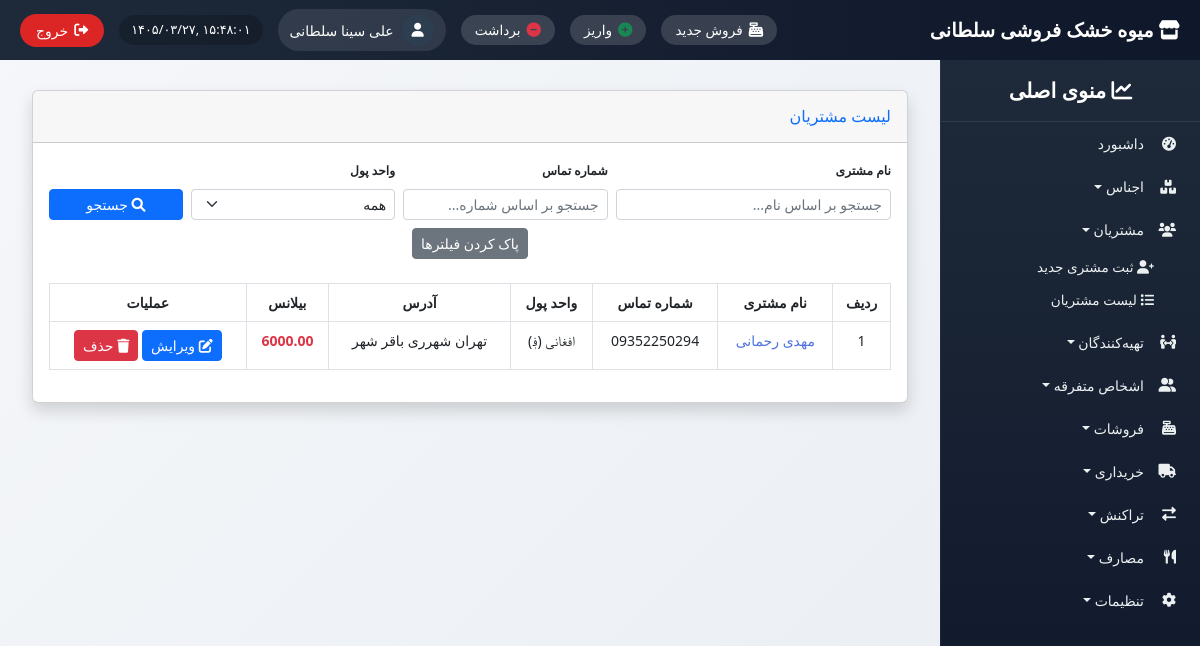
/customers/ (signed in), run on an earlier commit of the app's database.
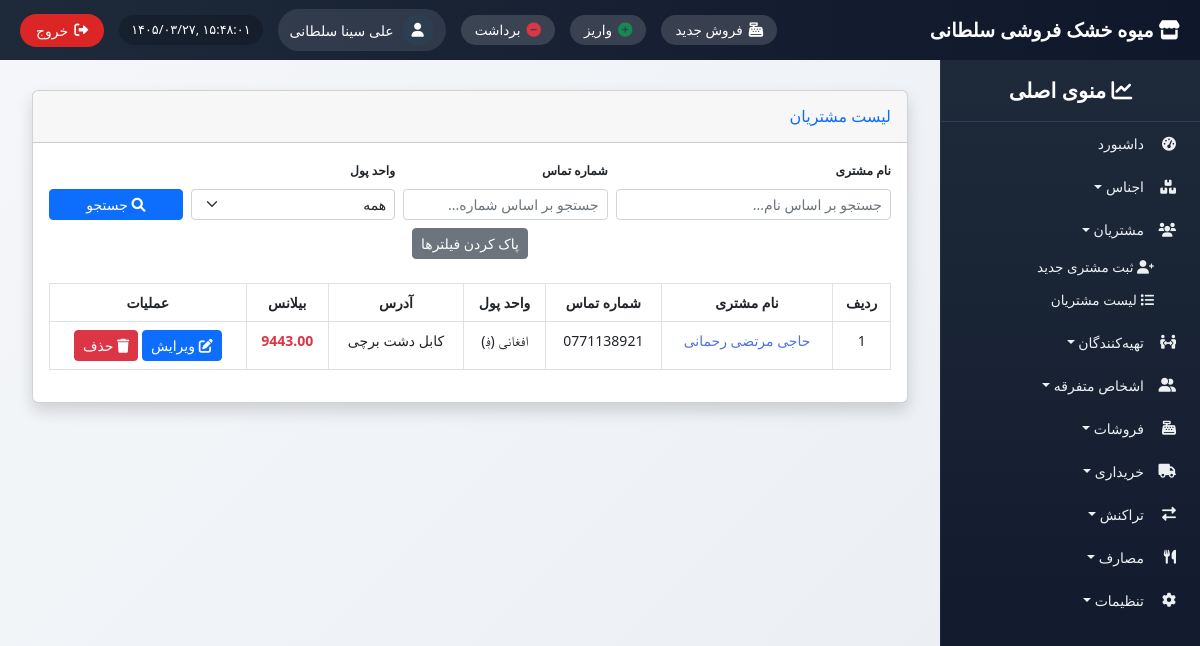
And on a later commit of the database.
### customers/models.py (models this page shows, shortened)
class Customer(models.Model):
    name = models.CharField(max_length=200, verbose_name="نام مشتری")
    phone = models.CharField(max_length=20, blank=True, verbose_name="شماره تماس")
    currency = models.ForeignKey(Currency, on_delete=models.PROTECT, verbose_name="واحد پول")
    address = models.TextField(blank=True, verbose_name="آدرس")
    created_at = models.DateTimeField(auto_now_add=True, verbose_name="تاریخ ثبت")
    class Meta:
        verbose_name = "مشتری"
        verbose_name_plural = "مشتریان"

### settings_app/models.py (models this page shows, shortened)
class Currency(models.Model):
    code = models.CharField(max_length=3, unique=True, verbose_name="کد")
    name = models.CharField(max_length=50, verbose_name="نام واحد پول")
    symbol = models.CharField(max_length=5, verbose_name="نماد")
    is_active = models.BooleanField(default=True, verbose_name="فعال")
    class Meta:
        verbose_name = "واحد پول"
        verbose_name_plural = "واحدهای پول"

### customers/views.py (the view)
# urls.py: path('', views.customer_list, name='customer_list'),
@login_required
def customer_list(request):
    name_query = request.GET.get('name', '').strip()
    phone_query = request.GET.get('phone', '').strip()
    currency_query = request.GET.get('currency', '')
    customers = Customer.objects.all().order_by('-created_at')
    if name_query:
        customers = customers.filter(name__icontains=name_query)
    if phone_query:
        customers = customers.filter(phone__icontains=phone_query)
    if currency_query:
        customers = customers.filter(currency__id=currency_query)
    for c in customers:
        c.balance = calculate_customer_balance(c)
    currencies = Currency.objects.filter(is_active=True)
    return render(request, 'customers/customer_list.html', {
        'customers': customers,
        'currencies': currencies,
    })

### customers/views.py (called while the page is built)
def calculate_customer_balance(customer):
    total_credit_sales = Sale.objects.filter(
        customer=customer,
        payment_method='CREDIT'
    ).aggregate(total=models.Sum('remaining_amount'))['total'] or Decimal('0')
    total_in = FinancialTransaction.objects.filter(
        person_type='CUSTOMER',
        customer=customer,
        transaction_type='IN'
    ).exclude(description__icontains='قرض').aggregate(
        total=models.Sum('amount')
    )['total'] or Decimal('0')
    total_out = FinancialTransaction.objects.filter(
        person_type='CUSTOMER',
        customer=customer,
        transaction_type='OUT'
    ).exclude(description__icontains='قرض').aggregate(
        total=models.Sum('amount')
    )['total'] or Decimal('0')
    debit = total_credit_sales + total_out
    credit = total_in
    balance = debit - credit
    return balance

### templates/customers/customer_list.html (shortened to what this page needs)
{% extends 'base_with_sidebar.html' %}
{% load i18n %}
{% block content %}
<div class="container-fluid">
    <div class="card shadow mb-4">
        <div class="card-header py-3">
            <h6 class="m-0 font-weight-bold text-primary">{% trans "لیست مشتریان" %}</h6>
        </div>
        <div class="card-body">
            <form method="get" class="mb-4">
                <div class="row g-2 align-items-end">
                    <div class="col-md-4">
                        <label class="form-label small fw-bold">{% trans "نام مشتری" %}</label>
                        <input type="text" name="name" class="form-control form-control-sm"
                               placeholder="جستجو بر اساس نام..." value="{{ request.GET.name|default:'' }}">
                    </div>
                    <div class="col-md-3">
                        <label class="form-label small fw-bold">{% trans "شماره تماس" %}</label>
                        <input type="text" name="phone" class="form-control form-control-sm"
                               placeholder="جستجو بر اساس شماره..." value="{{ request.GET.phone|default:'' }}">
                    </div>
                    <div class="col-md-3">
                        <label class="form-label small fw-bold">{% trans "واحد پول" %}</label>
                        <select name="currency" class="form-select form-select-sm">
                            <option value="">همه</option>
                        </select>
                    </div>
                    <div class="col-md-2">
                        <button type="submit" class="btn btn-primary btn-sm w-100">
                            <i class="fas fa-search"></i> {% trans "جستجو" %}
                        </button>
                    </div>
                </div>
                <div class="row mt-2">
                    <div class="col-12 text-center">
                        <a href="{% url 'customers:customer_list' %}" class="btn btn-secondary btn-sm">
                            {% trans "پاک کردن فیلترها" %}
                        </a>
                    </div>
                </div>
            </form>
            <div class="table-responsive">
                <table class="table table-bordered table-hover text-center">
                    <thead>
                        <tr>
                            <th>{% trans "ردیف" %}</th>
                            <th>{% trans "نام مشتری" %}</th>
                            <th>{% trans "شماره تماس" %}</th>
                            <th>{% trans "واحد پول" %}</th>
                            <th>{% trans "آدرس" %}</th>
                            <th>{% trans "بیلانس" %}</th>
                            <th>{% trans "عملیات" %}</th>
                        </tr>
                    </thead>
                    <tbody>
                        {% for customer in customers %}
                        <tr>
                            <td>{{ forloop.counter }}</td>
                            <td>
                                <a href="{% url 'customers:customer_transactions' customer.id %}"
                                   style="color: #4e73df; text-decoration: none; font-weight: 500;">
                                    {{ customer.name }}
                                </a>
                            </td>
                            <td>{{ customer.phone|default:"-" }}</td>
                            <td>{{ customer.currency.name }} ({{ customer.currency.symbol }})</td>
                            <td>{{ customer.address|default:"-" }}</td>
                            <td>
                                {% if customer.balance > 0 %}
                                    <span class="text-danger fw-bold">{{ customer.balance|floatformat:2 }}</span>
                                {% elif customer.balance < 0 %}
                                    <span class="text-success fw-bold">+{{ customer.balance|floatformat:2|cut:"-" }}</span>
                                {% else %}
                                    <span class="text-primary fw-bold">0</span>
                                {% endif %}
                            </td>
                            <td>
                                <a href="{% url 'customers:customer_edit' customer.id %}" class="btn btn-sm btn-primary">
                                    <i class="fas fa-edit"></i> {% trans "ویرایش" %}
                                </a>
                                <a href="#" class="btn btn-sm btn-danger" onclick="confirmDelete({{ customer.id }})">
                                    <i class="fas fa-trash"></i> {% trans "حذف" %}
                                </a>
                            </td>
                        </tr>
                        {% empty %}
                        <tr>
                            <td colspan="7" class="text-center">{% trans "هیچ مشتری با معیارهای جستجو یافت نشد." %}</td>
                        </tr>
                        {% endfor %}
                    </tbody>
                </table>
            </div>
        </div>
    </div>
</div>
{% endblock %}

### templates/base_with_sidebar.html (shortened to what this page needs)
<!DOCTYPE html>
{% load i18n static %}
{% get_current_language as LANGUAGE_CODE %}
<html lang="fa" dir="rtl">
<head>
    <link href="https://cdn.jsdelivr.net/npm/bootstrap@5.2.3/dist/css/bootstrap.rtl.min.css" rel="stylesheet">
    <link rel="stylesheet" href="https://cdnjs.cloudflare.com/ajax/libs/font-awesome/6.0.0/css/all.min.css">
    <link href="https://cdn.jsdelivr.net/gh/rastikerdar/vazir-font@v30.1.0/dist/font-face.css" rel="stylesheet">
</head>
<body>
    <div class="top-navbar">
        <div class="store-name"><i class="fas fa-store"></i> میوه خشک فروشی سلطانی</div>
        <div class="top-nav-left">
            <a href="{% url 'sales:new_sale' %}" class="shortcut-btn" title="فروش جدید"><i class="fas fa-cash-register"></i><span> فروش جدید</span></a>
            <a href="{% url 'transactions:transaction_create_in' %}" class="shortcut-btn" title="واریز"><i class="fas fa-plus-circle text-success"></i><span> واریز</span></a>
            <a href="{% url 'transactions:transaction_create_out' %}" class="shortcut-btn" title="برداشت"><i class="fas fa-minus-circle text-danger"></i><span> برداشت</span></a>
            <div class="admin-info">
                <div class="admin-avatar"><i class="fas fa-user"></i></div>
                <span class="admin-name">{{ user.get_full_name|default:user.username }}</span>
            </div>
            <div class="datetime" id="current-datetime"></div>
            <button type="button" class="logout-btn" id="logoutTrigger"><i class="fas fa-sign-out-alt"></i> <span>خروج</span></button>
        </div>
    </div>
    <div class="sidebar" id="sidebar">
        <div class="sidebar-header"><i class="fas fa-chart-line"></i> منوی اصلی</div>
        <ul class="nav flex-column">
            <li class="nav-item"><a class="nav-link" href="{% url 'dashboard' %}"><i class="fas fa-tachometer-alt"></i> داشبورد</a></li>
            <li class="nav-item dropdown-toggle" data-menu="products"><i class="fas fa-boxes"></i> اجناس</li>
            <li class="nav-item dropdown-toggle" data-menu="customers"><i class="fas fa-users"></i> مشتریان</li>
            <ul class="submenu" id="customersSubmenu">
                <li><a href="{% url 'customers:customer_create' %}"><i class="fas fa-user-plus"></i> ثبت مشتری جدید</a></li>
                <li><a href="{% url 'customers:customer_list' %}"><i class="fas fa-list"></i> لیست مشتریان</a></li>
            </ul>
            <li class="nav-item dropdown-toggle" data-menu="suppliers"><i class="fas fa-people-arrows"></i> تهیه‌کنندگان</li>
            <li class="nav-item dropdown-toggle" data-menu="misc"><i class="fas fa-user-friends"></i> اشخاص متفرقه</li>
            <li class="nav-item dropdown-toggle" data-menu="sales"><i class="fas fa-cash-register"></i> فروشات</li>
            <li class="nav-item dropdown-toggle" data-menu="purchases"><i class="fas fa-truck"></i> خریداری</li>
            <li class="nav-item dropdown-toggle" data-menu="transactions"><i class="fas fa-exchange-alt"></i> تراکنش</li>
            <li class="nav-item dropdown-toggle" data-menu="expenses"><i class="fas fa-utensils"></i> مصارف</li>
            <li class="nav-item dropdown-toggle" data-menu="settings"><i class="fas fa-cog"></i> تنظیمات</li>
        </ul>
    </div>
    <div class="content">
        {% block content %}{% endblock %}
    </div>
</body>
</html>

### templates/base_with_sidebar.html (style rules this page uses)
* { font-family: 'Vazir', 'Tahoma', 'Segoe UI', sans-serif; }
body { background: linear-gradient(135deg, #f5f7fa 0%, #e9edf2 100%); font-size: 14px; padding-top: 70px; margin: 0; height: 100vh; overflow: hidden; }
.top-navbar { position: fixed; top: 0; right: 0; left: 0; height: 60px; background: linear-gradient(90deg, #1e2a3a 0%, #0f172a 100%); z-index: 1050; display: flex; align-items: center; justify-content: space-between; padding: 0 20px; color: white; }
.store-name { font-size: 1.2rem; font-weight: 700; }
.top-nav-left { display: flex; align-items: center; gap: 15px; }
.admin-info { display: flex; align-items: center; gap: 8px; background: rgba(255,255,255,0.1); padding: 5px 12px; border-radius: 40px; }
.admin-avatar { width: 32px; height: 32px; background: #2c3e50; border-radius: 50%; display: flex; align-items: center; justify-content: center; }
.datetime { direction: ltr; background: rgba(0,0,0,0.2); padding: 5px 12px; border-radius: 40px; font-size: 0.8rem; }
.logout-btn { background-color: #dc2626; color: white; border: none; padding: 6px 16px; border-radius: 40px; display: flex; align-items: center; gap: 6px; }
.shortcut-btn { background: rgba(255,255,255,0.15); border: none; color: white; padding: 5px 14px; border-radius: 40px; font-size: 0.85rem; font-weight: 500; transition: 0.2s; display: inline-flex; align-items: center; gap: 6px; text-decoration: none; }
.shortcut-btn i { font-size: 0.9rem; }
.sidebar { position: fixed; top: 60px; right: 0; height: calc(100vh - 60px); width: 260px; background: linear-gradient(180deg, #1e2a3a 0%, #0f172a 100%); color: white; overflow-y: auto; z-index: 1000; transition: 0.3s; border-left: 1px solid rgba(255,255,255,0.05); }
.sidebar-header { padding: 15px 20px; font-size: 1.3rem; font-weight: 600; border-bottom: 1px solid #2d3e50; text-align: center; }
.sidebar .nav-link, .dropdown-toggle { color: #ecf0f1; padding: 8px 16px; border-radius: 10px; margin: 3px 8px; display: flex; align-items: center; cursor: pointer; text-decoration: none; }
.sidebar .nav-link i, .dropdown-toggle i { width: 24px; margin-left: 8px; }
.submenu { list-style: none; padding-right: 30px; display: none; margin-bottom: 5px; }
.submenu li a { color: #ecf0f1; display: block; padding: 6px 16px; text-decoration: none; font-size: 0.85rem; border-radius: 8px; }
.submenu.show { display: block; }
.content { margin-right: 260px; padding: 20px; height: calc(100vh - 60px); overflow-y: auto; }

What changed in the data, as far as the page shows it:
removed Customer: name "مهدی رحمانی", phone "09352250294", currency.name "افغانی", currency.symbol "؋", address "تهران شهرری باقر شهر", balance "6000.00"
added Customer: name "حاجی مرتضی رحمانی", phone "0771138921", currency.name "افغانی", currency.symbol "؋", address "کابل دشت برچی", balance "9443.00"
